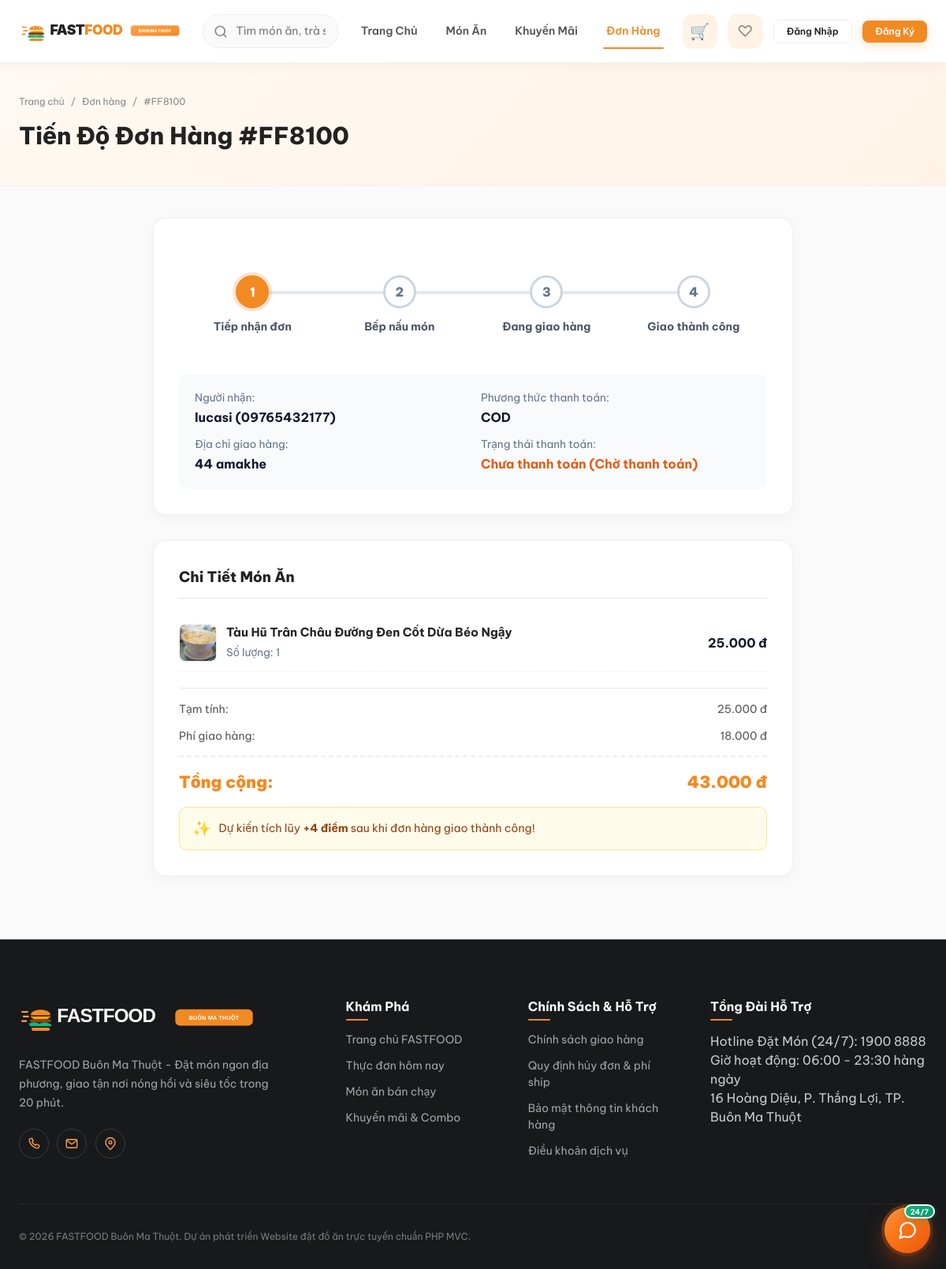
Screenshot of /order-tracking.php?id=FF8100 with the database file from the repository.
### tables this page shows
CREATE TABLE `orders` (
  `id` bigint(20) unsigned NOT NULL AUTO_INCREMENT,
  `order_code` varchar(30) NOT NULL COMMENT 'Mã hiển thị (ví dụ: FF-20261109-0001)',
  `customer_id` bigint(20) unsigned NOT NULL COMMENT 'Người đặt',
  `restaurant_id` bigint(20) unsigned NOT NULL COMMENT 'Quán tiếp nhận',
  `shipper_id` bigint(20) unsigned DEFAULT NULL COMMENT 'Tài xế giao hàng',
  `coupon_id` bigint(20) unsigned DEFAULT NULL COMMENT 'Mã giảm giá áp dụng',
  `delivery_address` varchar(255) NOT NULL COMMENT 'Địa chỉ giao hàng thực tế',
  `recipient_name` varchar(150) NOT NULL COMMENT 'Tên người nhận tại thời điểm đặt',
  `recipient_phone` varchar(20) NOT NULL COMMENT 'SĐT người nhận',
  `delivery_latitude` decimal(10,8) DEFAULT NULL COMMENT 'Tọa độ giao hàng',
  `delivery_longitude` decimal(11,8) DEFAULT NULL COMMENT 'Tọa độ giao hàng',
  `subtotal` decimal(12,2) NOT NULL COMMENT 'Tổng tiền món ăn',
  `shipping_fee` decimal(12,2) NOT NULL DEFAULT 0.00 COMMENT 'Phí giao hàng',
  `discount_amount` decimal(12,2) NOT NULL DEFAULT 0.00 COMMENT 'Số tiền được giảm',
  `total_amount` decimal(12,2) NOT NULL COMMENT 'Số tiền khách phải trả',
  `points_earned` int(11) NOT NULL DEFAULT 0 COMMENT 'Số điểm tích lũy được từ đơn hàng này',
  `points_used` int(11) NOT NULL DEFAULT 0 COMMENT 'Số điểm thưởng đã sử dụng để giảm giá đơn hàng',
  `points_discount` decimal(12,2) NOT NULL DEFAULT 0.00 COMMENT 'Số tiền quy đổi giảm giá từ điểm thưởng (VNĐ)',
  `payment_method` enum('cod','momo','banking','vnpay') NOT NULL DEFAULT 'cod',
  `payment_status` enum('pending','paid','failed','refunded') NOT NULL DEFAULT 'pending',
  `order_status` enum('placed','confirmed','preparing','delivering','completed','cancelled') NOT NULL DEFAULT 'placed',
  `cancellation_reason` varchar(255) DEFAULT NULL COMMENT 'Lý do hủy đơn',
  `note_for_restaurant` varchar(255) DEFAULT NULL COMMENT 'Lời nhắn cho quán',
  `note_for_shipper` varchar(255) DEFAULT NULL COMMENT 'Lời nhắn cho tài xế',
  `placed_at` timestamp NOT NULL DEFAULT current_timestamp(),
  `confirmed_at` timestamp NULL DEFAULT NULL,
  `delivering_at` timestamp NULL DEFAULT NULL,
  `completed_at` timestamp NULL DEFAULT NULL,
  `cancelled_at` timestamp NULL DEFAULT NULL,
  `created_at` timestamp NOT NULL DEFAULT current_timestamp(),
  `updated_at` timestamp NOT NULL DEFAULT current_timestamp() ON UPDATE current_timestamp(),
  PRIMARY KEY (`id`),
  UNIQUE KEY `order_code` (`order_code`),
  KEY `fk_orders_customer` (`customer_id`),
  KEY `fk_orders_restaurant` (`restaurant_id`),
  KEY `fk_orders_shipper` (`shipper_id`),
  KEY `fk_orders_coupon` (`coupon_id`),
  KEY `idx_orders_customer` (`customer_id`,`placed_at`),
  KEY `idx_orders_restaurant` (`restaurant_id`,`order_status`),
  KEY `idx_orders_status` (`order_status`),
  KEY `idx_orders_payment` (`payment_status`,`payment_method`),
  KEY `idx_orders_points_used` (`points_used`),
  CONSTRAINT `fk_orders_coupon` FOREIGN KEY (`coupon_id`) REFERENCES `coupons` (`id`) ON DELETE SET NULL ON UPDATE CASCADE,
  CONSTRAINT `fk_orders_customer` FOREIGN KEY (`customer_id`) REFERENCES `users` (`id`) ON UPDATE CASCADE,
  CONSTRAINT `fk_orders_restaurant` FOREIGN KEY (`restaurant_id`) REFERENCES `restaurants` (`id`) ON UPDATE CASCADE,
  CONSTRAINT `fk_orders_shipper` FOREIGN KEY (`shipper_id`) REFERENCES `users` (`id`) ON DELETE SET NULL ON UPDATE CASCADE
);

CREATE TABLE `order_items` (
  `id` bigint(20) unsigned NOT NULL AUTO_INCREMENT,
  `order_id` bigint(20) unsigned NOT NULL COMMENT 'FK đơn hàng',
  `product_id` bigint(20) unsigned NOT NULL COMMENT 'FK món ăn',
  `product_name` varchar(200) NOT NULL COMMENT 'Lưu lại tên món tại thời điểm đặt',
  `quantity` int(10) unsigned NOT NULL DEFAULT 1 COMMENT 'Số lượng',
  `unit_price` decimal(12,2) NOT NULL COMMENT 'Đơn giá sau chiết khấu tại lúc mua',
  `subtotal` decimal(12,2) NOT NULL COMMENT 'quantity * unit_price',
  `special_instructions` varchar(255) DEFAULT NULL COMMENT 'Ghi chú đặc biệt cho món',
  `created_at` timestamp NOT NULL DEFAULT current_timestamp(),
  PRIMARY KEY (`id`),
  KEY `fk_order_items_order` (`order_id`),
  KEY `fk_order_items_product` (`product_id`),
  CONSTRAINT `fk_order_items_order` FOREIGN KEY (`order_id`) REFERENCES `orders` (`id`) ON DELETE CASCADE ON UPDATE CASCADE,
  CONSTRAINT `fk_order_items_product` FOREIGN KEY (`product_id`) REFERENCES `products` (`id`) ON UPDATE CASCADE
);

CREATE TABLE `products` (
  `id` bigint(20) unsigned NOT NULL AUTO_INCREMENT,
  `product_code` varchar(50) DEFAULT NULL COMMENT 'Mã sản phẩm (ví dụ: prod-1)',
  `restaurant_id` bigint(20) unsigned NOT NULL COMMENT 'FK quán bán món này',
  `category_id` int(10) unsigned NOT NULL COMMENT 'FK danh mục món',
  `name` varchar(200) NOT NULL COMMENT 'Tên món ăn',
  `slug` varchar(220) NOT NULL COMMENT 'Slug món ăn',
  `description` text DEFAULT NULL COMMENT 'Mô tả thành phần, khẩu phần',
  `image_url` varchar(500) DEFAULT NULL COMMENT 'Ảnh chính món ăn',
  `base_price` decimal(12,2) NOT NULL COMMENT 'Giá gốc',
  `discount_price` decimal(12,2) DEFAULT NULL COMMENT 'Giá khuyến mãi (nếu có)',
  `is_available` tinyint(1) DEFAULT 1 COMMENT '1 = Còn món, 0 = Tạm hết hàng',
  `status` enum('in_stock','out_of_stock','unavailable_today') NOT NULL DEFAULT 'in_stock',
  `is_featured` tinyint(1) DEFAULT 0 COMMENT '1 = Món ăn nổi bật / Best-seller',
  `prep_time_minutes` int(10) unsigned DEFAULT 15 COMMENT 'Thời gian chuẩn bị món dự kiến (phút)',
  `rating_avg` decimal(3,2) NOT NULL DEFAULT 0.00,
  `rating_count` int(10) unsigned NOT NULL DEFAULT 0,
  `options` longtext DEFAULT NULL COMMENT 'Biến thể & tùy chọn: size, topping, khẩu vị',
  `created_at` timestamp NOT NULL DEFAULT current_timestamp(),
  `updated_at` timestamp NOT NULL DEFAULT current_timestamp() ON UPDATE current_timestamp(),
  PRIMARY KEY (`id`),
  KEY `fk_products_restaurant` (`restaurant_id`),
  KEY `fk_products_category` (`category_id`),
  KEY `idx_products_available` (`is_available`),
  KEY `idx_products_price` (`base_price`,`discount_price`),
  KEY `idx_products_status` (`status`),
  CONSTRAINT `fk_products_category` FOREIGN KEY (`category_id`) REFERENCES `categories` (`id`) ON UPDATE CASCADE,
  CONSTRAINT `fk_products_restaurant` FOREIGN KEY (`restaurant_id`) REFERENCES `restaurants` (`id`) ON DELETE CASCADE ON UPDATE CASCADE
);

CREATE TABLE `users` (
  `id` bigint(20) unsigned NOT NULL AUTO_INCREMENT,
  `role_id` int(10) unsigned NOT NULL COMMENT 'FK liên kết tới roles',
  `full_name` varchar(150) NOT NULL COMMENT 'Họ và tên',
  `email` varchar(191) NOT NULL COMMENT 'Email đăng nhập / nhận thông báo',
  `phone` varchar(20) DEFAULT NULL COMMENT 'Số điện thoại',
  `cccd` varchar(20) DEFAULT NULL,
  `address` varchar(255) DEFAULT NULL COMMENT 'Địa chỉ mặc định của khách hàng',
  `password_hash` varchar(255) NOT NULL COMMENT 'Mật khẩu đã mã hóa bcrypt',
  `avatar_url` varchar(500) DEFAULT NULL COMMENT 'Ảnh đại diện',
  `status` enum('active','inactive','banned') DEFAULT 'active' COMMENT 'Trạng thái tài khoản',
  `member_tier` varchar(20) NOT NULL DEFAULT 'BRONZE' COMMENT 'Hạng thành viên (BRONZE, SILVER, GOLD, DIAMOND)',
  `points_balance` int(11) NOT NULL DEFAULT 0 COMMENT 'Số dư điểm thưởng hiện tại khả dụng',
  `total_spent` decimal(12,2) NOT NULL DEFAULT 0.00 COMMENT 'Tổng chi tiêu tích lũy từ các đơn hàng hoàn thành (VNĐ)',
  `created_at` timestamp NOT NULL DEFAULT current_timestamp(),
  `updated_at` timestamp NOT NULL DEFAULT current_timestamp() ON UPDATE current_timestamp(),
  `date_of_birth` date DEFAULT NULL,
  PRIMARY KEY (`id`),
  UNIQUE KEY `email` (`email`),
  UNIQUE KEY `phone` (`phone`),
  UNIQUE KEY `uq_users_cccd` (`cccd`),
  KEY `fk_users_role` (`role_id`),
  KEY `idx_users_email` (`email`),
  KEY `idx_users_phone` (`phone`),
  KEY `idx_users_status` (`status`),
  KEY `idx_users_member_tier` (`member_tier`),
  KEY `idx_users_total_spent` (`total_spent`),
  CONSTRAINT `fk_users_role` FOREIGN KEY (`role_id`) REFERENCES `roles` (`id`) ON UPDATE CASCADE
);

CREATE TABLE `membership_tiers` (
  `id` int(10) unsigned NOT NULL AUTO_INCREMENT,
  `tier_code` varchar(20) NOT NULL COMMENT 'Mã hạng (BRONZE, SILVER, GOLD, DIAMOND)',
  `tier_name` varchar(50) NOT NULL COMMENT 'Tên hiển thị hạng thành viên',
  `min_spent` decimal(12,2) NOT NULL DEFAULT 0.00 COMMENT 'Mốc chi tiêu tích lũy tối thiểu (VNĐ)',
  `point_ratio` decimal(4,2) NOT NULL DEFAULT 1.00 COMMENT 'Tỷ lệ tích điểm: điểm cho mỗi 10.000 VNĐ',
  `badge_icon` varchar(100) DEFAULT NULL COMMENT 'Icon biểu tượng (FontAwesome class hoặc SVG)',
  `badge_color` varchar(50) DEFAULT NULL COMMENT 'Mã màu biểu tượng / huy hiệu',
  `benefits_json` text DEFAULT NULL COMMENT 'Danh sách quyền lợi chi tiết (JSON array)',
  `created_at` timestamp NOT NULL DEFAULT current_timestamp(),
  `updated_at` timestamp NOT NULL DEFAULT current_timestamp() ON UPDATE current_timestamp(),
  PRIMARY KEY (`id`),
  UNIQUE KEY `tier_code` (`tier_code`),
  UNIQUE KEY `uniq_tier_code` (`tier_code`),
  KEY `idx_tier_min_spent` (`min_spent`)
);

### order-tracking.php (the view, shortened to what the rows shown need)
<?php
$orderCode = strtoupper(trim($_GET['id'] ?? $_GET['orderCode'] ?? ''));
$db = getDB();
$stmt = $db->prepare("SELECT o.*, p.status AS realtime_payment_status
                      FROM orders o
                      LEFT JOIN realtime_payments p ON o.order_code = p.order_code
                      WHERE o.order_code = ? LIMIT 1");
$stmt->execute([$orderCode]);
$order = $stmt->fetch();
$itemStmt = $db->prepare("SELECT * FROM order_items WHERE order_id = ?");
$itemStmt->execute([$order['id']]);
$items = $itemStmt->fetchAll();
$status = strtolower($order['order_status']);
$steps = [
    'pending'          => 1,
    'awaiting_payment' => 1,
    'preparing'        => 2,
    'delivering'       => 3,
    'delivered'        => 4,
    'completed'        => 4,
    'cancelled'        => 0,
];
$currentStep = $steps[$status] ?? 1;
require_once ROOT_PATH . '/includes/header.php';
?>
<div class="page-header-bar">
  <div class="container">
    <h1 class="page-title">Tiến Độ Đơn Hàng #<?= escapeHtml($orderCode) ?></h1>
  </div>
</div>
<main class="container" style="max-width:860px; margin:2.5rem auto 5rem;">
  <div class="card" style="padding:2rem; background:#fff; border-radius:16px; box-shadow:0 4px 18px rgba(0,0,0,0.04); margin-bottom:2rem;">
    <div style="background:#f8fafc; border-radius:12px; padding:1.25rem; margin-top:1.5rem; display:grid; grid-template-columns:1fr 1fr; gap:1.25rem;">
      <div>
        <span style="color:#64748b; font-size:0.85rem; display:block; margin-bottom:3px;">Người nhận:</span>
        <strong style="color:#0f172a;"><?= escapeHtml($order['recipient_name']) ?> (<?= escapeHtml($order['recipient_phone']) ?>)</strong>
        <span style="color:#64748b; font-size:0.85rem; display:block; margin-top:0.75rem; margin-bottom:3px;">Địa chỉ giao hàng:</span>
        <strong style="color:#0f172a;"><?= escapeHtml($order['delivery_address']) ?></strong>
      </div>
      <div>
        <span style="color:#64748b; font-size:0.85rem; display:block; margin-bottom:3px;">Phương thức thanh toán:</span>
        <strong style="color:#0f172a;"><?= strtoupper($order['payment_method']) ?></strong>
        <span style="color:#64748b; font-size:0.85rem; display:block; margin-top:0.75rem; margin-bottom:3px;">Trạng thái thanh toán:</span>
        <div id="tracking-payment-status">
        <?php if ($order['payment_status'] === 'completed' || ($order['realtime_payment_status'] ?? '') === 'completed' || $currentStep >= 4): ?>
          <strong style="color:#10b981;">Đã thanh toán thành công</strong>
        <?php else: ?>
          <strong style="color:#ea580c;">Chưa thanh toán (Chờ thanh toán)</strong>
        <?php endif; ?>
        </div>
      </div>
    </div>
  </div>
  <div class="card" style="padding:2rem; background:#fff; border-radius:16px; box-shadow:0 4px 18px rgba(0,0,0,0.04);">
    <div>
      <?php foreach ($items as $it):
        $itImg = '';
        if (!empty($it['product_id'])) {
            try {
                $itImg = $db->query("SELECT image_url FROM products WHERE id = " . (int)$it['product_id'] . " LIMIT 1")->fetchColumn() ?: '';
            } catch (Exception $e) {}
        }
        $itImg = getFoodImageUrl($itImg);
      ?>
        <div style="display:flex; justify-content:space-between; align-items:center; padding:0.75rem 0; border-bottom:1px dashed #f1f5f9; gap:0.75rem;">
          <div style="display:flex; align-items:center; gap:0.75rem;">
            <img src="<?= escapeHtml($itImg) ?>" alt="<?= escapeHtml($it['product_name']) ?>" style="width:48px; height:48px; border-radius:8px; object-fit:cover; border:1px solid #f1f5f9; box-shadow:0 1px 3px rgba(0,0,0,0.06);" onerror="this.onerror=null; this.src='https://images.unsplash.com/photo-1546069901-ba9599a7e63c?w=160&auto=format&fit=crop&q=80';">
            <div>
              <strong style="font-size:0.95rem; display:block;"><?= escapeHtml($it['product_name']) ?></strong>
              <span style="color:#64748b; font-size:0.85rem;">Số lượng: <?= $it['quantity'] ?></span>
            </div>
          </div>
          <strong style="color:#0f172a;"><?= formatVND($it['subtotal']) ?></strong>
        </div>
      <?php endforeach; ?>
    </div>
    <div style="margin-top:1.25rem; border-top:1px solid #e2e8f0; padding-top:1rem;">
      <div class="summary-row"><span>Tạm tính:</span><span><?= formatVND($order['subtotal']) ?></span></div>
      <div class="summary-row"><span>Phí giao hàng:</span><span><?= formatVND($order['shipping_fee']) ?></span></div>
      <div class="summary-row total-row" style="font-size:1.3rem; font-weight:900; color:var(--primary-color); margin-top:0.5rem;">
        <span>Tổng cộng:</span>
        <span><?= formatVND($order['total_amount']) ?></span>
      </div>
      <?php if (!empty($order['points_earned']) && (int)$order['points_earned'] > 0): ?>
        <div style="margin-top:1rem; padding:0.75rem 1rem; background:#ecfdf5; border:1px solid #a7f3d0; border-radius:10px; color:#065f46; display:flex; align-items:center; gap:0.6rem; font-size:0.92rem;">
          <span style="font-size:1.3rem;">🎁</span>
          <div>
            Đơn hàng đã tích lũy thành công <strong>+<?= number_format($order['points_earned']) ?> điểm thưởng</strong> vào tài khoản thành viên của bạn!
          </div>
        </div>
      <?php elseif ($status !== 'cancelled' && !empty($order['customer_id']) && (int)$order['customer_id'] > 0): ?>
        <?php
          require_once ROOT_PATH . '/helpers/loyalty.php';
          $uTier = 'BRONZE';
          try {
              $uRow = $db->query("SELECT member_tier FROM users WHERE id = " . (int)$order['customer_id'])->fetch();
              if ($uRow && !empty($uRow['member_tier'])) {
                  $uTier = $uRow['member_tier'];
              }
          } catch (Exception $e) {}
          $estPoints = calculateEarnPoints((float)$order['total_amount'], $uTier);
          if ($estPoints > 0):
        ?>
          <div style="margin-top:1rem; padding:0.75rem 1rem; background:#fffbeb; border:1px solid #fde68a; border-radius:10px; color:#92400e; display:flex; align-items:center; gap:0.6rem; font-size:0.88rem;">
            <span style="font-size:1.2rem;">✨</span>
            <div>
              Dự kiến tích lũy <strong>+<?= number_format($estPoints) ?> điểm</strong> sau khi đơn hàng giao thành công!
            </div>
          </div>
        <?php endif; ?>
      <?php endif; ?>
    </div>
  </div>
</main>
<?php require_once ROOT_PATH . '/includes/footer.php'; ?>

### rows the page displays
orders: recipient_name "lucasi", recipient_phone "09765432177", delivery_address "44 amakhe", payment_method "COD", subtotal "25.000 đ", shipping_fee "18.000 đ", total_amount "43.000 đ", total_amount.point_ratio "4"
order_items: product.image_url (picture), product_name "Tàu Hũ Trân Châu Đường Đen Cốt Dừa Béo Ngậy", quantity "1", subtotal "25.000 đ"

### other values shown
escapeHtml($orderCode) "FF8100"
escapeHtml($fBrandDesc) "FASTFOOD Buôn Ma Thuột - Đặt món ngon địa phương, giao tận nơi nóng hổi và siêu tốc trong 20 phút."
escapeHtml($link['label']) "Trang chủ FASTFOOD"
escapeHtml($link['label']) "Thực đơn hôm nay"
escapeHtml($link['label']) "Món ăn bán chạy"
escapeHtml($link['label']) "Khuyến mãi & Combo"
escapeHtml($link['label']) "Chính sách giao hàng"
escapeHtml($link['label']) "Quy định hủy đơn & phí ship"
escapeHtml($link['label']) "Bảo mật thông tin khách hàng"
escapeHtml($link['label']) "Điều khoản dịch vụ"
escapeHtml($fHotline) "1900 8888"
escapeHtml($fWorkingHours) "06:00 - 23:30 hàng ngày"
escapeHtml($fAddress) "16 Hoàng Diệu, P. Thắng Lợi, TP. Buôn Ma Thuột"
